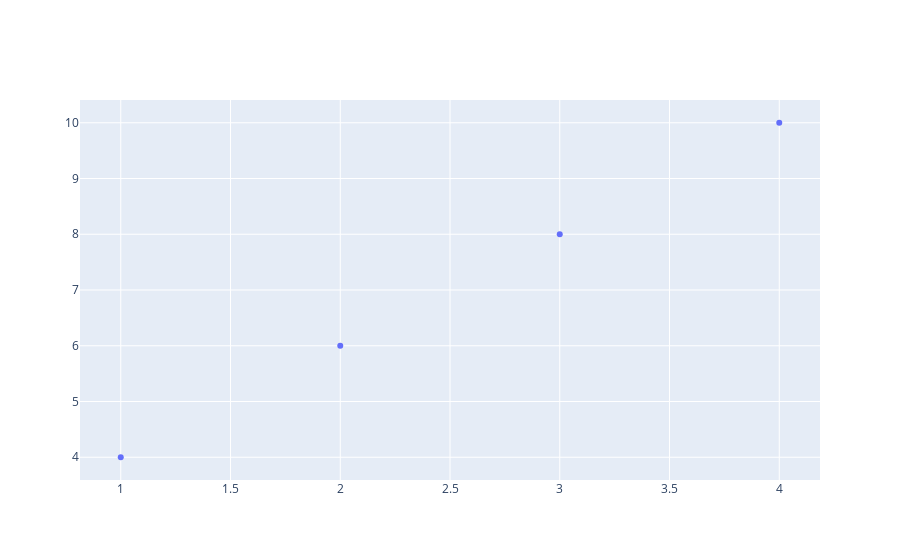

Notebook cell for this chart:
### Code cell
fig.show()

### Figure 1 — Plotly figure (JSON) as saved in the notebook; plotly's stock layout.template omitted (floating-point values rounded to 4 significant figures)
{"data": [{"mode": "markers", "type": "scatter", "x": [1, 2, 3, 4], "y": [4, 6, 8, 10]}], "layout": {"autosize": true, "xaxis": {"autorange": true, "range": [0.799, 4.201], "type": "linear"}, "yaxis": {"autorange": true, "range": [3.505, 10.5], "type": "linear"}}}
